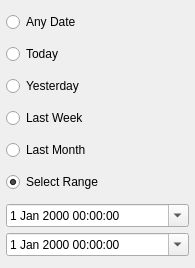
<?xml version="1.0" encoding="UTF-8"?>
<ui version="4.0">
 <class>ctkDateRangeWidget</class>
 <widget class="QWidget" name="ctkDateRangeWidget">
  <property name="geometry">
   <rect>
    <x>0</x>
    <y>0</y>
    <width>195</width>
    <height>268</height>
   </rect>
  </property>
  <property name="sizePolicy">
   <sizepolicy hsizetype="Expanding" vsizetype="Fixed">
    <horstretch>0</horstretch>
    <verstretch>0</verstretch>
   </sizepolicy>
  </property>
  <property name="windowTitle">
   <string>Date Range</string>
  </property>
  <layout class="QVBoxLayout" name="verticalLayout">
   <property name="spacing">
    <number>6</number>
   </property>
   <property name="leftMargin">
    <number>6</number>
   </property>
   <property name="topMargin">
    <number>6</number>
   </property>
   <property name="rightMargin">
    <number>6</number>
   </property>
   <property name="bottomMargin">
    <number>6</number>
   </property>
   <item>
    <widget class="QRadioButton" name="AnyDateRadioButton">
     <property name="text">
      <string>Any Date</string>
     </property>
     <property name="checked">
      <bool>false</bool>
     </property>
    </widget>
   </item>
   <item>
    <widget class="QRadioButton" name="TodayRadioButton">
     <property name="text">
      <string>Today</string>
     </property>
    </widget>
   </item>
   <item>
    <widget class="QRadioButton" name="YesterdayRadioButton">
     <property name="text">
      <string>Yesterday</string>
     </property>
    </widget>
   </item>
   <item>
    <widget class="QRadioButton" name="LastWeekRadioButton">
     <property name="text">
      <string>Last Week</string>
     </property>
    </widget>
   </item>
   <item>
    <widget class="QRadioButton" name="LastMonthRadioButton">
     <property name="text">
      <string>Last Month</string>
     </property>
    </widget>
   </item>
   <item>
    <widget class="QRadioButton" name="SelectRangeRadioButton">
     <property name="text">
      <string>Select Range</string>
     </property>
     <property name="checked">
      <bool>true</bool>
     </property>
    </widget>
   </item>
   <item>
    <widget class="QFrame" name="DateRangeWidget">
     <property name="enabled">
      <bool>true</bool>
     </property>
     <property name="sizePolicy">
      <sizepolicy hsizetype="Preferred" vsizetype="Fixed">
       <horstretch>0</horstretch>
       <verstretch>0</verstretch>
      </sizepolicy>
     </property>
     <property name="frameShape">
      <enum>QFrame::NoFrame</enum>
     </property>
     <property name="frameShadow">
      <enum>QFrame::Plain</enum>
     </property>
     <layout class="QVBoxLayout" name="verticalLayout_2">
      <property name="leftMargin">
       <number>0</number>
      </property>
      <property name="topMargin">
       <number>0</number>
      </property>
      <property name="rightMargin">
       <number>0</number>
      </property>
      <property name="bottomMargin">
       <number>0</number>
      </property>
      <item>
       <widget class="QDateTimeEdit" name="StartDate">
        <property name="enabled">
         <bool>true</bool>
        </property>
        <property name="calendarPopup">
         <bool>true</bool>
        </property>
       </widget>
      </item>
      <item>
       <widget class="QDateTimeEdit" name="EndDate">
        <property name="enabled">
         <bool>true</bool>
        </property>
        <property name="calendarPopup">
         <bool>true</bool>
        </property>
       </widget>
      </item>
     </layout>
    </widget>
   </item>
  </layout>
 </widget>
 <resources/>
 <connections>
  <connection>
   <sender>SelectRangeRadioButton</sender>
   <signal>toggled(bool)</signal>
   <receiver>DateRangeWidget</receiver>
   <slot>setEnabled(bool)</slot>
   <hints>
    <hint type="sourcelabel">
     <x>89</x>
     <y>178</y>
    </hint>
    <hint type="destinationlabel">
     <x>89</x>
     <y>226</y>
    </hint>
   </hints>
  </connection>
 </connections>
</ui>
